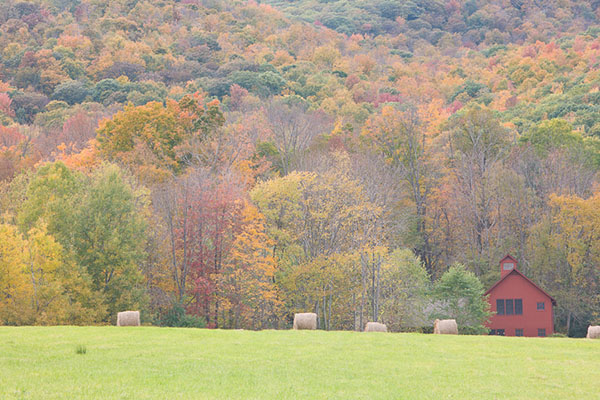
//> input picture 2histogram/picture/2.jpg, 600 x 400 px
$ ./coba3   (built with g++ and OpenCV 4)
//> lines starting //> are read from the running program, lines starting //| are printed output that depends on the picture; after the words box and inside, x2 and y2 are one past the last pixel; in counts of white or black regions, pixels touching at a corner belong together
#include<iostream>
#include<opencv2/highgui/highgui.hpp>
#include<opencv2/imgproc/imgproc.hpp>

using namespace std;
using namespace cv;

void originalHistogram(Mat image){
     // alokasi memori untuk menyimpan histogram dengan index 0-255
    int histogram[256];

    // inisialisasi semua nilai 0
    for(int i = 0; i < 255; i++){
        histogram[i] = 0;
    }

    // menambahkan index sesuai frekuensi yang ada
    int width = image.size().width;
    int height = image.size().height;

    for(int y = 0; y < height; y++)
        for(int x = 0; x < width; x++)
            histogram[(int)image.at<uchar>(y,x)]++;

    // menemukan maxHist untuk menentkan tinggi
    int maxHist = histogram[0];
    for(int i = 1; i < 256; i++){
        if(maxHist < histogram[i]){
            maxHist = histogram[i];
        }
    }

    // menggambar histogram
    int hist_w = 512; int hist_h = maxHist+5; //deklarasi panjang dan lebar histogram yang akan di cetak
    int bin_w = cvRound((double) hist_w/256); //hanya untuk memperlebar jarak sehingga full dan terlihat

    Mat histImage(hist_h, hist_w, CV_8UC1, Scalar(255, 255, 255));

    // menggambar line
    for(int i = 0; i < 255; i++){
        line(histImage, Point(bin_w*(i), hist_h), Point(bin_w*(i), hist_h - histogram[i]),Scalar(0,0,0), 1, 8, 0);
    }

    // menampilkan
    namedWindow("Original Histogram", CV_WINDOW_AUTOSIZE);
    imshow("Original Histogram", histImage);
}

void normalizeScaleHistogram(Mat image){
    // alokasi memori untuk menyimpan histogram dengan index 0-255
    int histogram[256];

    // inisialisasi semua nilai 0
    for(int i = 0; i < 255; i++){
        histogram[i] = 0;
    }

   // menambahkan index sesuai frekuensi yang ada
    int width = image.size().width;
    int height = image.size().height;

    for(int y = 0; y < height; y++)
        for(int x = 0; x < width; x++)
            histogram[(int)image.at<uchar>(y,x)]++;

    // menggambar histogram
    int hist_w = 512; int hist_h = 110; //deklarasi panjang dan lebar histogram yang akan di cetak
    int bin_w = cvRound((double) hist_w/256); //hanya untuk memperlebar jarak sehingga full dan terlihat

    Mat histImage(hist_h, hist_w, CV_8UC1, Scalar(255, 255, 255));

    // menemukan maxHist untuk normalisasi
    int maxHist = histogram[0];
    for(int i = 1; i < 256; i++){
        if(maxHist < histogram[i]){
            maxHist = histogram[i];
        }
    }
     // menormalisasi, disini saya normalisasi agar matrixnya jadi 0-100 (karena kalau 0-1 jadi terlalu kecil)
     //normalisasi disini dengan max nilai di histogram (agar yg max 100), karena jika normalisasi row*col hasilnya akan banyak yang sangat kecil
    for(int i = 0; i < 255; i++){
        double temp = ((double)histogram[i]/maxHist)*100;
        histogram[i] = (int) temp;
    }

    // menggambar line
    for(int i = 0; i < 255; i++){
        line(histImage, Point(bin_w*(i), hist_h), Point(bin_w*(i), hist_h - histogram[i]),Scalar(0,0,0), 1, 8, 0);
    }

    // menampilkan
    namedWindow("Normalisasi Histogram", CV_WINDOW_AUTOSIZE);
    imshow("Normalisasi Histogram", histImage);
}

void accumulateHistogram(Mat image){
    // alokasi memori untuk menyimpan histogram dengan index 0-255
    int histogram[256];

    // inisialisasi semua nilai 0
    for(int i = 0; i < 255; i++){
        histogram[i] = 0;
    }

   // menambahkan index sesuai frekuensi yang ada
    int width = image.size().width;
    int height = image.size().height;

    for(int y = 0; y < height; y++)
        for(int x = 0; x < width; x++)
            histogram[(int)image.at<uchar>(y,x)]++;

     // menemukan maxHist untuk normalisasi
    int maxHist = histogram[0];
    for(int i = 1; i < 256; i++){
        if(maxHist < histogram[i]){
            maxHist = histogram[i];
        }
    }
     // menormalisasi, disini saya normalisasi agar matrixnya jadi 0-100 (karena kalau 0-1 jadi terlalu kecil)
     //normalisasi disini dengan max nilai di histogram (agar yg max 100), karena jika normalisasi row*col hasilnya akan banyak yang sangat kecil
    for(int i = 0; i < 255; i++){
        double temp = ((double)histogram[i]/maxHist)*10;
        histogram[i] = (int) temp;
    }

    // mengakumulasi histogram
    for(int i = 1; i < 255; i++){
        histogram[i] += histogram[i-1];
    }

    // menemukan maxHist lagi untuk menentkan tinggi
    maxHist = histogram[0];
    for(int i = 1; i < 256; i++){
        if(maxHist < histogram[i]){
            maxHist = histogram[i];
        }
    }

    // menggambar histogram
    int hist_w = 512; int hist_h = maxHist+5; //deklarasi panjang dan lebar histogram yang akan di cetak
    int bin_w = cvRound((double) hist_w/256); //hanya untuk memperlebar jarak sehingga full dan terlihat

    Mat histImage(hist_h, hist_w, CV_8UC1, Scalar(255, 255, 255));

    // menggambar line
    for(int i = 0; i < 255; i++){
        line(histImage, Point(bin_w*(i), hist_h), Point(bin_w*(i), hist_h - histogram[i]),Scalar(0,0,0), 1, 8, 0);
    }

    // menampilkan
    namedWindow("Accumulate Histogram", CV_WINDOW_AUTOSIZE);
    imshow("Accumulate Histogram", histImage);
}

void equalizeHistogram(Mat image){
   // alokasi memori untuk menyimpan histogram dengan index 0-255
    int histogram[256];
    int akumulasi[256];
    int C[256];

    // inisialisasi semua nilai 0
    for(int i = 0; i < 255; i++){
        histogram[i] = 0;
    }

   // menambahkan index sesuai frekuensi yang ada
    int width = image.size().width;
    int height = image.size().height;

    for(int y = 0; y < height; y++)
        for(int x = 0; x < width; x++)
            histogram[(int)image.at<uchar>(y,x)]++;

    // mengisi nilai akumulasi
    akumulasi[0] = histogram[0];
    for(int i = 1; i < 255; i++){
        akumulasi[i] += histogram[i-1];
    }

     // menemukan maxHist untuk normalisasi
    int maxHist = histogram[0];
    for(int i = 1; i < 256; i++){
        if(maxHist < histogram[i]){
            maxHist = histogram[i];
        }
    }

     //normalisasi disini dengan max nilai di histogram (agar yg max 100), karena jika normalisasi row*col hasilnya akan banyak yang sangat kecil
    for(int i = 0; i < 255; i++){
        double temp = ((double)akumulasi[i]/maxHist)*100;
        C[i] = (int) temp;
    }

    for(int y = 0; y < height; y++)
        for(int x = 0; x < width; x++)
            image.at<uchar>(y,x) = C[image.at<uchar>(y,x)];

    normalizeScaleHistogram(image);
}
int main()
{
    Mat image = imread("picture/2.jpg", CV_LOAD_IMAGE_GRAYSCALE);
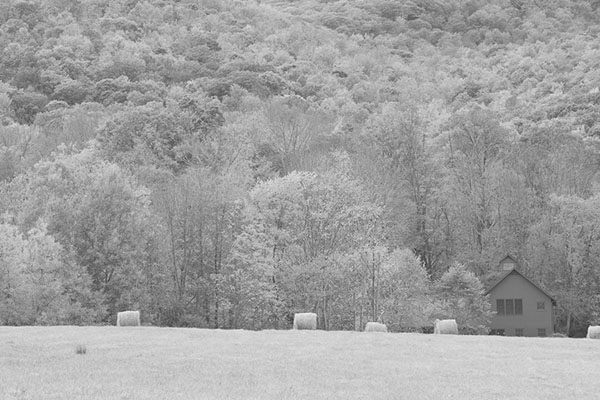
//> image: 400 rows x 600 cols, CV_8UC1; min 41, max 243, mean 159.8
    namedWindow("Image", CV_WINDOW_AUTOSIZE);
    imshow("Image", image);
    originalHistogram(image);
//> after the loop in originalHistogram, `for(int y = 0; y < height; y++)`: histogram = 256 values, max 3319 at index 156, min 0 at index 0, mean 937.5
//> in originalHistogram, `int maxHist = histogram[0];`: maxHist = 0
//> the loop in originalHistogram, `for(int i = 1; i < 256; i++)` made 255 passes
//> maxHist on passes 41, 47, 56, 62, 64, 65, 66, 68, 71, 73, 74, 75: 1, 2, 6, 7, 9, 10, 18, 23, 27, 34, 37, 41
//> after the loop in originalHistogram, `for(int i = 1; i < 256; i++)`: maxHist = 3319
//> in originalHistogram, `int hist_h = maxHist + 5`: hist_h = 3324
//> in originalHistogram, `Mat histImage(hist_h, hist_w, CV_8UC1, Scalar(255, 255, 255));`: histImage: 3324 rows x 512 cols, CV_8UC1; every value is 255
//> after the loop in originalHistogram, `for(int i = 0; i < 255; i++)`:
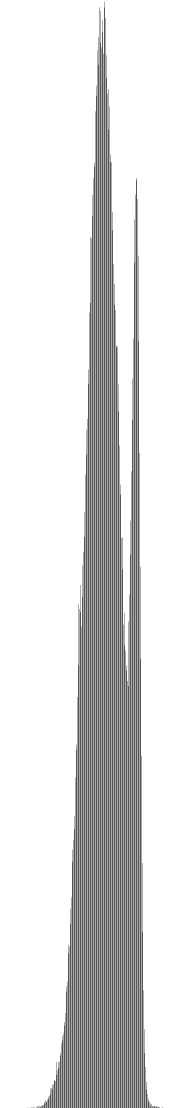
//> histImage: 3324 rows x 512 cols, CV_8UC1 (shown at 1/3 size); 85.9% white; black in thin lines or dots, all inside (x1, y1, x2, y2) = (82, 5, 487, 3324)
   // normalizeScaleHistogram(image);
    accumulateHistogram(image);
//> in accumulateHistogram, `int maxHist = histogram[0];`: maxHist = 0
//> the loop in accumulateHistogram, `for(int i = 1; i < 256; i++)` made 255 passes
//> after the loop in accumulateHistogram, `for(int i = 1; i < 256; i++)`: maxHist = 3319
//> the loop in accumulateHistogram, `for(int i = 0; i < 255; i++)` made 255 passes
//> temp on passes 1 to 3: 0, 0, 0
//> after the loop in accumulateHistogram, `for(int i = 0; i < 255; i++)`: histogram = 256 values, max 10 at index 156, min 0 at index 0, mean 2.55
//> after the loop in accumulateHistogram, `for(int i = 1; i < 255; i++)`: histogram = 256 values, max 653 at index 215, min 0 at index 0, mean 239.8
//> in accumulateHistogram, `maxHist = histogram[0];`: maxHist = 0
//> the loop in accumulateHistogram, `for(int i = 1; i < 256; i++)` made 255 passes
//> maxHist on passes 99 to 110: 1, 2, 3, 4, 5, 6, 7, 8, 9, 11, 13, 15
//> after the loop in accumulateHistogram, `for(int i = 1; i < 256; i++)`: maxHist = 653
//> in accumulateHistogram, `int hist_h = maxHist + 5`: hist_h = 658
//> in accumulateHistogram, `Mat histImage(hist_h, hist_w, CV_8UC1, Scalar(255, 255, 255));`: histImage: 658 rows x 512 cols, CV_8UC1; every value is 255
//> after the loop in accumulateHistogram, `for(int i = 0; i < 255; i++)`:
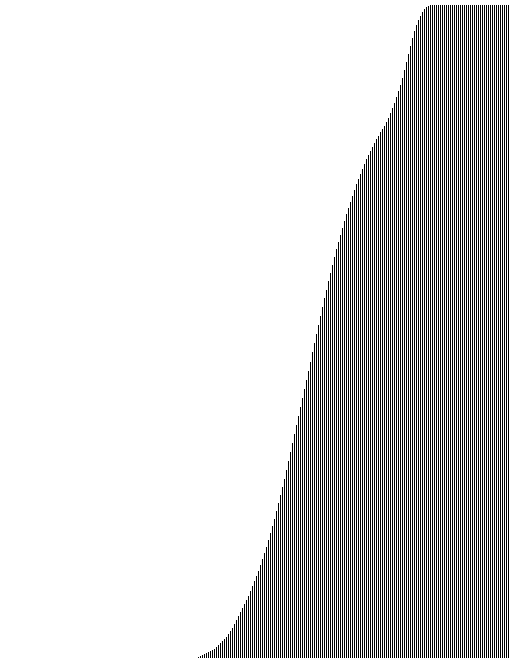
//> histImage: 658 rows x 512 cols, CV_8UC1; 81.8% white; black in thin lines or dots, all inside (x1, y1, x2, y2) = (198, 5, 509, 658)
    equalizeHistogram(image);
//> after the loop in equalizeHistogram, `for(int y = 0; y < height; y++)`: histogram = 256 values, max 3319 at index 156, min 0 at index 0, mean 937.5
//> in equalizeHistogram, `akumulasi[0] = histogram[0];`: akumulasi = 256 values from 0 to 0
//> after the loop in equalizeHistogram, `for(int i = 1; i < 255; i++)`: akumulasi = 256 values, max 3319 at index 157, min 0 at index 0, mean 937.5
//> in equalizeHistogram, `int maxHist = histogram[0];`: maxHist = 0
//> the loop in equalizeHistogram, `for(int i = 1; i < 256; i++)` made 255 passes
//> after the loop in equalizeHistogram, `for(int i = 1; i < 256; i++)`: maxHist = 3319
//> the loop in equalizeHistogram, `for(int i = 0; i < 255; i++)` made 255 passes
//> after the loop in equalizeHistogram, `for(int i = 0; i < 255; i++)`: C = 256 values, max 100 at index 157, min 0 at index 0, mean 27.93
//> after the loop in equalizeHistogram, `for(int y = 0; y < height; y++)`:
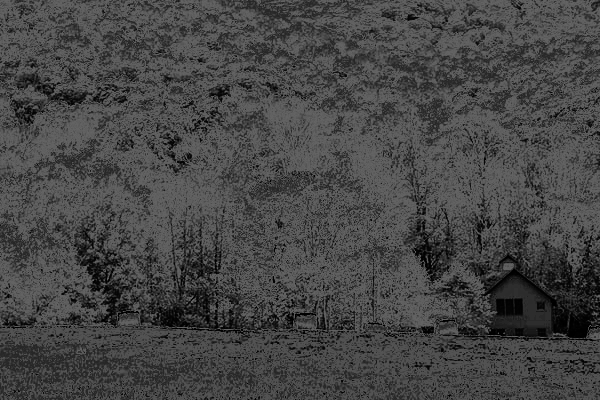
//> image: 400 rows x 600 cols, CV_8UC1; min 0, max 100, mean 70.1
//> after the loop in normalizeScaleHistogram, `for(int y = 0; y < height; y++)`: histogram = 256 values, max 12721 at index 95, min 0 at index 9, mean 937.5
//> in normalizeScaleHistogram, `int maxHist = histogram[0];`: maxHist = 383
//> the loop in normalizeScaleHistogram, `for(int i = 1; i < 256; i++)` made 255 passes
//> maxHist on passes 1, 2, 4, 10, 14, 22, 32, 38, 40, 43, 51, 59: 400, 596, 872, 981, 1036, 1333, 2324, 2726, 3849, 4560, 5117, 5529
//> after the loop in normalizeScaleHistogram, `for(int i = 1; i < 256; i++)`: maxHist = 12721
//> the loop in normalizeScaleHistogram, `for(int i = 0; i < 255; i++)` made 255 passes
//> temp on passes 1 to 3: 3.01, 3.14, 4.69
//> after the loop in normalizeScaleHistogram, `for(int i = 0; i < 255; i++)`: histogram = 256 values, max 100 at index 95, min 0 at index 9, mean 7.21
//> after the loop in normalizeScaleHistogram, `for(int i = 0; i < 255; i++)`:
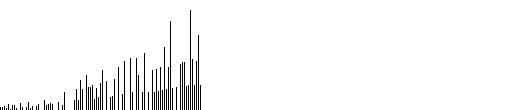
//> histImage: 110 rows x 512 cols, CV_8UC1; 96.7% white; black in thin lines or dots, all inside (x1, y1, x2, y2) = (0, 10, 201, 110)

    waitKey();
    return 0;
}

$ run again, with 2histogram/picture/1.jpg copied over 2histogram/picture/2.jpg
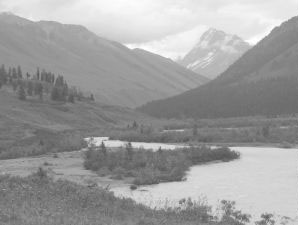
//> input picture 2histogram/picture/1.jpg, 298 x 225 px
//> image is the input picture: 225 rows x 298 cols, CV_8UC1; min 81, max 255, mean 157.7
//> after the loop in originalHistogram, `for(int y = 0; y < height; y++)`: histogram = 256 values, max 1351 at index 118, min 0 at index 0, mean 261.9
//> in originalHistogram, `int maxHist = histogram[0];`: maxHist = 0
//> the loop in originalHistogram, `for(int i = 1; i < 256; i++)` made 255 passes
//> maxHist on passes 81, 84, 86, 87, 88, 89, 90, 91: 1, 2, 4, 10, 12, 21, 32, 35
//> after the loop in originalHistogram, `for(int i = 1; i < 256; i++)`: maxHist = 1351
//> in originalHistogram, `int hist_h = maxHist + 5`: hist_h = 1356
//> after the loop in originalHistogram, `for(int i = 0; i < 255; i++)`:
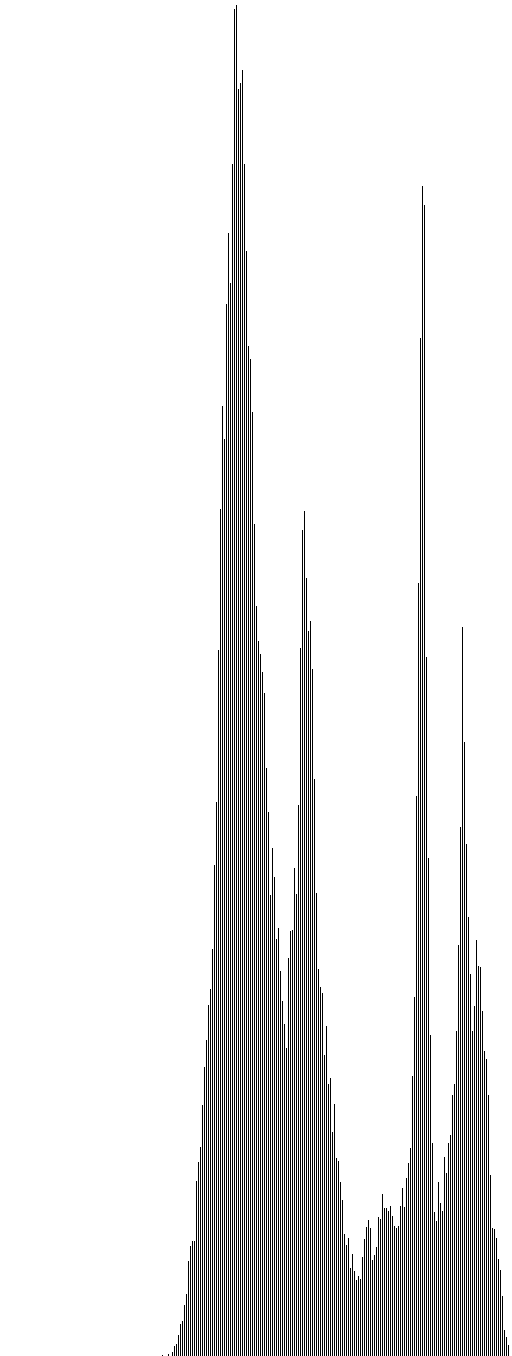
//> histImage: 1356 rows x 512 cols, CV_8UC1; 90.3% white; black in thin lines or dots, all inside (x1, y1, x2, y2) = (162, 5, 509, 1356)
//> in accumulateHistogram, `int maxHist = histogram[0];`: maxHist = 0
//> the loop in accumulateHistogram, `for(int i = 1; i < 256; i++)` made 255 passes
//> after the loop in accumulateHistogram, `for(int i = 1; i < 256; i++)`: maxHist = 1351
//> after the loop in accumulateHistogram, `for(int i = 0; i < 255; i++)`: histogram = 256 values, max 14 at index 255, min 0 at index 0, mean 1.69
//> after the loop in accumulateHistogram, `for(int i = 1; i < 255; i++)`: histogram = 256 values, max 418 at index 245, min 0 at index 0, mean 163.4
//> in accumulateHistogram, `maxHist = histogram[0];`: maxHist = 0
//> the loop in accumulateHistogram, `for(int i = 1; i < 256; i++)` made 255 passes
//> maxHist on passes 98 to 105: 1, 2, 3, 4, 6, 8, 10, 12
//> after the loop in accumulateHistogram, `for(int i = 1; i < 256; i++)`: maxHist = 418
//> in accumulateHistogram, `int hist_h = maxHist + 5`: hist_h = 423
//> after the loop in equalizeHistogram, `for(int y = 0; y < height; y++)`: histogram = 256 values, max 1351 at index 118, min 0 at index 0, mean 261.9
//> in equalizeHistogram, `akumulasi[0] = histogram[0];`: akumulasi = 256 values from 0 to 0
//> after the loop in equalizeHistogram, `for(int i = 1; i < 255; i++)`: akumulasi = 256 values, max 1351 at index 119, min 0 at index 0, mean 261.8
//> in equalizeHistogram, `int maxHist = histogram[0];`: maxHist = 0
//> the loop in equalizeHistogram, `for(int i = 1; i < 256; i++)` made 255 passes
//> after the loop in equalizeHistogram, `for(int i = 1; i < 256; i++)`: maxHist = 1351
//> after the loop in equalizeHistogram, `for(int i = 0; i < 255; i++)`: C = 256 values, max 100 at index 119, min 0 at index 0, mean 19.05
//> after the loop in normalizeScaleHistogram, `for(int y = 0; y < height; y++)`: histogram = 256 values, max 2452 at index 88, min 0 at index 17, mean 261.9
//> in normalizeScaleHistogram, `int maxHist = histogram[0];`: maxHist = 64
//> the loop in normalizeScaleHistogram, `for(int i = 1; i < 256; i++)` made 255 passes
//> maxHist on passes 2, 4, 5, 7, 8, 9, 10, 24: 86, 121, 256, 608, 976, 1170, 1334, 1341
//> after the loop in normalizeScaleHistogram, `for(int i = 1; i < 256; i++)`: maxHist = 2452
//> the loop in normalizeScaleHistogram, `for(int i = 0; i < 255; i++)` made 255 passes
//> temp on passes 1 to 3: 2.61, 2.53, 3.51
//> after the loop in normalizeScaleHistogram, `for(int i = 0; i < 255; i++)`: histogram = 256 values, max 100 at index 88, min 0 at index 17, mean 10.53
//> after the loop in normalizeScaleHistogram, `for(int i = 0; i < 255; i++)`:
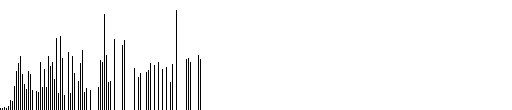
//> histImage: 110 rows x 512 cols, CV_8UC1; 95.2% white; black in thin lines or dots, all inside (x1, y1, x2, y2) = (0, 10, 201, 110)

$ run again, with 2histogram/picture/4.jpg copied over 2histogram/picture/2.jpg
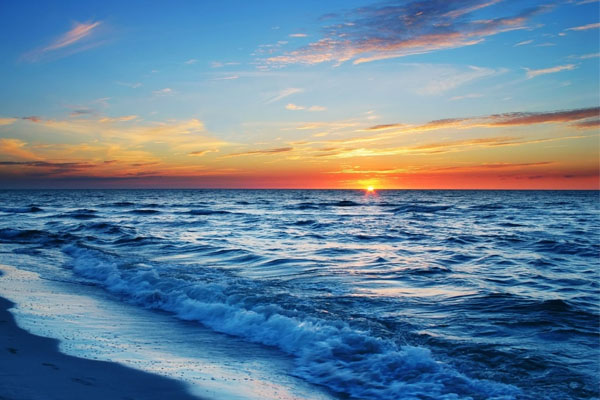
//> input picture 2histogram/picture/4.jpg, 600 x 400 px
//> after the loop in originalHistogram, `for(int y = 0; y < height; y++)`: histogram = 256 values, max 2186 at index 49, min 0 at index 0, mean 937.5
//> in originalHistogram, `int maxHist = histogram[0];`: maxHist = 0
//> the loop in originalHistogram, `for(int i = 1; i < 256; i++)` made 255 passes
//> maxHist on passes 2, 9, 10, 11, 13, 14, 16, 17: 1, 5, 16, 28, 52, 76, 109, 169
//> after the loop in originalHistogram, `for(int i = 1; i < 256; i++)`: maxHist = 2186
//> in originalHistogram, `int hist_h = maxHist + 5`: hist_h = 2191
//> after the loop in originalHistogram, `for(int i = 0; i < 255; i++)`:
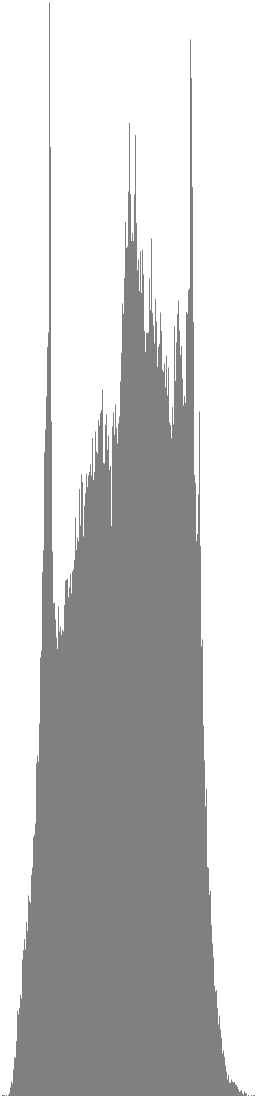
//> histImage: 2191 rows x 512 cols, CV_8UC1 (shown at 1/2 size); 78.6% white; black in thin lines or dots
//> in accumulateHistogram, `int maxHist = histogram[0];`: maxHist = 0
//> the loop in accumulateHistogram, `for(int i = 1; i < 256; i++)` made 255 passes
//> after the loop in accumulateHistogram, `for(int i = 1; i < 256; i++)`: maxHist = 2186
//> the loop in accumulateHistogram, `for(int i = 0; i < 255; i++)` made 255 passes
//> temp on passes 1 to 3: 0, 0, 0.00457
//> after the loop in accumulateHistogram, `for(int i = 0; i < 255; i++)`: histogram = 256 values, max 10 at index 49, min 0 at index 0, mean 3.88
//> after the loop in accumulateHistogram, `for(int i = 1; i < 255; i++)`: histogram = 256 values, max 992 at index 214, min 0 at index 0, mean 504.9
//> in accumulateHistogram, `maxHist = histogram[0];`: maxHist = 0
//> the loop in accumulateHistogram, `for(int i = 1; i < 256; i++)` made 255 passes
//> maxHist on passes 22 to 29: 1, 2, 3, 4, 5, 6, 7, 8
//> after the loop in accumulateHistogram, `for(int i = 1; i < 256; i++)`: maxHist = 992
//> in accumulateHistogram, `int hist_h = maxHist + 5`: hist_h = 997
//> after the loop in equalizeHistogram, `for(int y = 0; y < height; y++)`: histogram = 256 values, max 2186 at index 49, min 0 at index 0, mean 937.5
//> in equalizeHistogram, `akumulasi[0] = histogram[0];`: akumulasi = 256 values from 0 to 0
//> after the loop in equalizeHistogram, `for(int i = 1; i < 255; i++)`: akumulasi = 256 values, max 2186 at index 50, min 0 at index 0, mean 937.5
//> in equalizeHistogram, `int maxHist = histogram[0];`: maxHist = 0
//> the loop in equalizeHistogram, `for(int i = 1; i < 256; i++)` made 255 passes
//> after the loop in equalizeHistogram, `for(int i = 1; i < 256; i++)`: maxHist = 2186
//> the loop in equalizeHistogram, `for(int i = 0; i < 255; i++)` made 255 passes
//> after the loop in equalizeHistogram, `for(int i = 0; i < 255; i++)`: C = 256 values, max 100 at index 50, min 0 at index 0, mean 42.4
//> after the loop in normalizeScaleHistogram, `for(int y = 0; y < height; y++)`: histogram = 256 values, max 13376 at index 61, min 0 at index 11, mean 937.5
//> in normalizeScaleHistogram, `int maxHist = histogram[0];`: maxHist = 138
//> the loop in normalizeScaleHistogram, `for(int i = 1; i < 256; i++)` made 255 passes
//> maxHist on passes 1, 3, 7, 8, 13, 15, 18, 20: 324, 335, 469, 615, 936, 1033, 1139, 1829
//> after the loop in normalizeScaleHistogram, `for(int i = 1; i < 256; i++)`: maxHist = 13376
//> the loop in normalizeScaleHistogram, `for(int i = 0; i < 255; i++)` made 255 passes
//> temp on passes 1 to 3: 1.03, 2.42, 1.17
//> after the loop in normalizeScaleHistogram, `for(int i = 0; i < 255; i++)`: histogram = 256 values, max 100 at index 61, min 0 at index 5, mean 6.88
//> after the loop in normalizeScaleHistogram, `for(int i = 0; i < 255; i++)`:
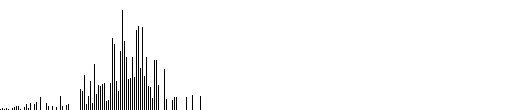
//> histImage: 110 rows x 512 cols, CV_8UC1; 96.9% white; black in thin lines or dots, all inside (x1, y1, x2, y2) = (0, 10, 201, 110)
